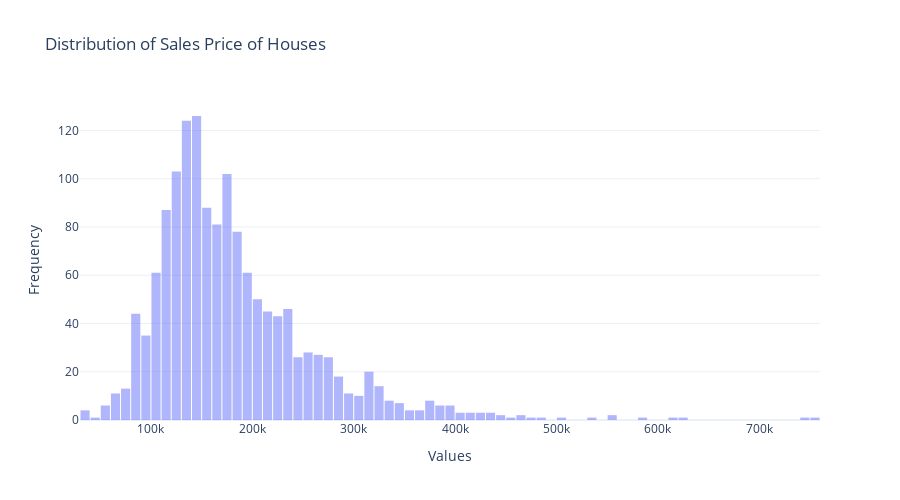

Notebook code cell kept with this figure:
### Code cell
# creating pair plot of data to understand it in more intuitive way
fig = px.histogram(
    train_data,
    x="SalePrice",
    nbins=100,
    title="Distribution of Sales Price of Houses",
    opacity=0.5)
fig.update_layout(
    xaxis_title="Values",
    yaxis_title="Frequency",
    height=500,
    bargap=0.1,
    template="plotly_white" )

fig.show()

### Figure 1 — Plotly figure (JSON) as saved in the notebook; plotly's stock layout.template omitted (floating-point values rounded to 4 significant figures; data arrays with more than 128 entries replaced by an {"elided": "..."} marker saying what was removed)
{"data": [{"alignmentgroup": "True", "bingroup": "x", "hovertemplate": "SalePrice=%{x}<br>count=%{y}<extra></extra>", "legendgroup": "", "marker": {"color": "#636efa", "opacity": 0.5, "pattern": {"shape": ""}}, "name": "", "nbinsx": 100, "offsetgroup": "", "orientation": "v", "showlegend": false, "type": "histogram", "x": {"elided": "1460 int values"}, "xaxis": "x", "yaxis": "y"}], "layout": {"bargap": 0.1, "barmode": "relative", "height": 500, "legend": {"tracegroupgap": 0}, "title": {"text": "Distribution of Sales Price of Houses"}, "xaxis": {"anchor": "y", "domain": [0, 1], "title": {"text": "Values"}}, "yaxis": {"anchor": "x", "domain": [0, 1], "title": {"text": "Frequency"}}}}
